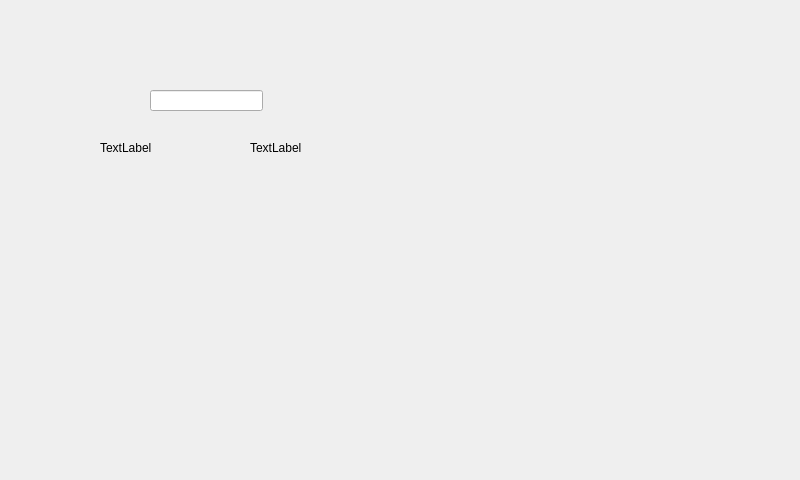
<?xml version="1.0" encoding="UTF-8"?>
<ui version="4.0">
 <class>Widget</class>
 <widget class="QWidget" name="Widget">
  <property name="geometry">
   <rect>
    <x>0</x>
    <y>0</y>
    <width>800</width>
    <height>480</height>
   </rect>
  </property>
  <property name="windowTitle">
   <string>Widget</string>
  </property>
  <widget class="QLabel" name="label">
   <property name="geometry">
    <rect>
     <x>100</x>
     <y>140</y>
     <width>72</width>
     <height>15</height>
    </rect>
   </property>
   <property name="text">
    <string>TextLabel</string>
   </property>
  </widget>
  <widget class="QLabel" name="label_2">
   <property name="geometry">
    <rect>
     <x>250</x>
     <y>140</y>
     <width>72</width>
     <height>15</height>
    </rect>
   </property>
   <property name="text">
    <string>TextLabel</string>
   </property>
  </widget>
  <widget class="QLineEdit" name="lineEdit">
   <property name="geometry">
    <rect>
     <x>150</x>
     <y>90</y>
     <width>113</width>
     <height>21</height>
    </rect>
   </property>
  </widget>
 </widget>
 <layoutdefault spacing="6" margin="11"/>
 <resources/>
 <connections/>
</ui>
